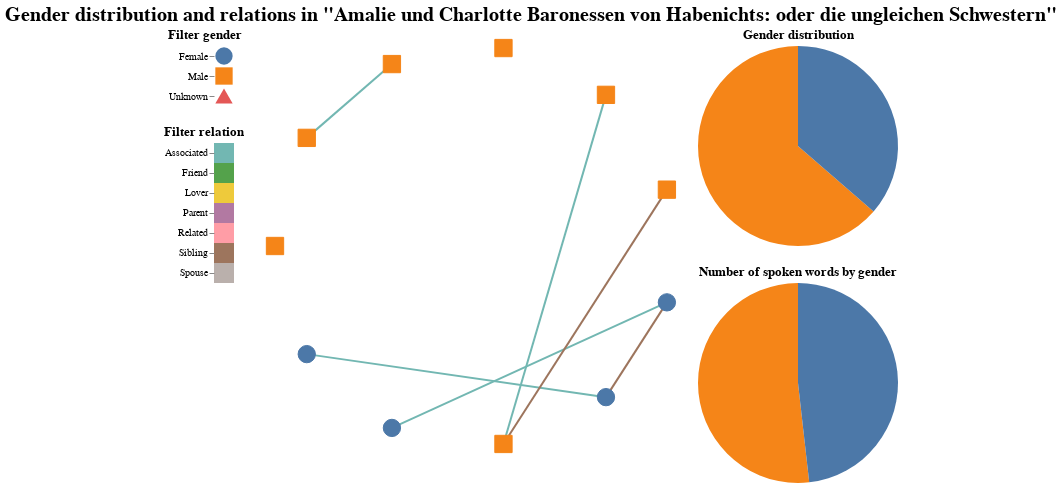

The cell this chart's notebook holds for it:
### Code cell
############################## Final Chart ##############################

final_chart = (network_chart_with_filters | stacked_pie_charts)

final_chart.configure_view(
    strokeWidth=0 # remove border
).configure_axis(
    domainOpacity=0 # remove axis
).properties(
    title=alt.TitleParams(
        'Gender distribution and relations in "{}"'.format(play.title),
        anchor='middle',
        fontSize=20
    )
)

### Figure 1 — Vega-Lite specification as saved in the notebook (floating-point values rounded to 4 significant figures)
{"config": {"view": {"continuousWidth": 300, "continuousHeight": 300, "strokeWidth": 0}, "axis": {"domainOpacity": 0}}, "hconcat": [{"vconcat": [{"data": {"name": "data-7c8e0f9daec3fc6bdec4ed6898749a9d"}, "mark": {"type": "point", "cursor": "pointer", "filled": true, "opacity": 1, "size": 300}, "encoding": {"color": {"condition": {"param": "param_2", "field": "Gender", "legend": null, "type": "nominal"}, "value": "lightgray"}, "shape": {"field": "Gender", "legend": null, "type": "nominal"}, "y": {"field": "Gender_Display", "title": "", "type": "nominal"}}, "name": "view_2", "title": {"text": "Filter gender", "anchor": "start"}}, {"data": {"name": "data-21739cf7add01423a73f5d6a736e98bf"}, "mark": {"type": "rect", "cursor": "pointer"}, "encoding": {"color": {"condition": {"param": "param_1", "field": "Relation", "legend": null, "type": "nominal"}, "value": "lightgray"}, "y": {"field": "Relation_Display", "title": "", "type": "nominal"}}, "name": "view_3", "title": {"text": "Filter relation", "anchor": "start"}}]}, {"layer": [{"data": {"name": "data-5d9a555d09739308d85ff58bdeaf3d58"}, "mark": {"type": "line", "opacity": 1, "strokeWidth": 2}, "encoding": {"color": {"condition": {"param": "param_1", "field": "Relation", "legend": null, "type": "nominal"}, "value": "lightgray"}, "detail": {"field": "edge", "type": "quantitative"}, "x": {"axis": {"grid": false, "labels": false, "ticks": false, "title": ""}, "field": "x", "type": "quantitative"}, "y": {"axis": {"grid": false, "labels": false, "ticks": false, "title": ""}, "field": "y", "type": "quantitative"}}, "transform": [{"filter": {"param": "param_1"}}]}, {"data": {"name": "data-3d9ec5c3e0c6dbe378babf5c362bce86"}, "mark": {"type": "point", "fill": "lightgray", "opacity": 1, "size": 300, "strokeWidth": 1.0}, "encoding": {"color": {"condition": {"param": "param_2", "field": "Gender", "legend": null, "type": "nominal"}, "value": "lightgray"}, "fill": {"condition": {"param": "param_2", "field": "Gender", "legend": null, "type": "nominal"}, "value": "lightgray"}, "shape": {"field": "Gender", "legend": null, "type": "nominal"}, "tooltip": [{"field": "label", "type": "nominal"}, {"field": "Gender", "type": "nominal"}], "x": {"axis": {"grid": false, "labels": false, "ticks": false}, "field": "x", "type": "quantitative"}, "y": {"axis": {"grid": false, "labels": false, "ticks": false}, "field": "y", "type": "quantitative"}}, "name": "view_1"}], "height": 400, "width": 400}, {"vconcat": [{"mark": {"type": "arc"}, "encoding": {"color": {"field": "Gender", "legend": null, "type": "nominal"}, "theta": {"field": "Characters", "type": "quantitative"}, "tooltip": [{"field": "Gender", "type": "nominal"}, {"field": "Characters", "type": "quantitative"}]}, "height": 200, "title": "Gender distribution", "width": 200}, {"mark": {"type": "arc"}, "encoding": {"color": {"field": "Gender", "legend": null, "type": "nominal"}, "theta": {"field": "Spoken words", "type": "quantitative"}, "tooltip": [{"field": "Gender", "type": "nominal"}, {"field": "Spoken words", "type": "quantitative"}]}, "height": 200, "title": "Number of spoken words by gender", "width": 200}], "data": {"name": "data-7c8e0f9daec3fc6bdec4ed6898749a9d"}}], "params": [{"name": "param_2", "select": {"type": "point", "fields": ["Gender"], "toggle": "true"}, "views": ["view_2", "view_1"]}, {"name": "param_1", "select": {"type": "point", "fields": ["Relation"], "toggle": "true"}, "views": ["view_3"]}], "title": {"text": "Gender distribution and relations in \"Amalie und Charlotte Baronessen von Habenichts: oder die ungleichen Schwestern\"", "anchor": "middle", "fontSize": 20}, "$schema": "https://vega.github.io/schema/vega-lite/v5.16.3.json", "datasets": {"data-7c8e0f9daec3fc6bdec4ed6898749a9d": [{"Gender": "MALE", "Gender_Display": "Male", "Characters": 7, "Spoken words": 3961}, {"Gender": "FEMALE", "Gender_Display": "Female", "Characters": 4, "Spoken words": 3687}, {"Gender": "UNKNOWN", "Gender_Display": "Unknown", "Characters": 0, "Spoken words": 0}], "data-21739cf7add01423a73f5d6a736e98bf": [{"Relation": "parent_of", "Relation_Display": "Parent"}, {"Relation": "lover_of", "Relation_Display": "Lover"}, {"Relation": "related_with", "Relation_Display": "Related"}, {"Relation": "associated_with", "Relation_Display": "Associated"}, {"Relation": "siblings", "Relation_Display": "Sibling"}, {"Relation": "spouses", "Relation_Display": "Spouse"}, {"Relation": "friends", "Relation_Display": "Friend"}], "data-5d9a555d09739308d85ff58bdeaf3d58": [{"id": "3", "pair": ["dorimene", "amalie"], "target": "amalie", "edge": 0, "source": "dorimene", "x": -0.8413, "Relation": "associated_with", "y": -0.5406}, {"id": "3", "pair": ["dorimene", "amalie"], "target": "amalie", "edge": 0, "source": "dorimene", "x": 0.6549, "Relation": "associated_with", "y": -0.7557}, {"id": "4", "pair": ["philippine", "charlotte"], "target": "charlotte", "edge": 1, "source": "philippine", "x": -0.4154, "Relation": "associated_with", "y": -0.9096}, {"id": "4", "pair": ["philippine", "charlotte"], "target": "charlotte", "edge": 1, "source": "philippine", "x": 0.9595, "Relation": "associated_with", "y": -0.2817}, {"id": "2", "pair": ["von_weinreich", "wartimer"], "target": "wartimer", "edge": 2, "source": "von_weinreich", "x": 0.1423, "Relation": "siblings", "y": -0.9898}, {"id": "2", "pair": ["von_weinreich", "wartimer"], "target": "wartimer", "edge": 2, "source": "von_weinreich", "x": 0.9595, "Relation": "siblings", "y": 0.2817}, {"id": "6", "pair": ["von_weinreich", "christoph"], "target": "christoph", "edge": 3, "source": "von_weinreich", "x": 0.1423, "Relation": "associated_with", "y": -0.9898}, {"id": "6", "pair": ["von_weinreich", "christoph"], "target": "christoph", "edge": 3, "source": "von_weinreich", "x": 0.6549, "Relation": "associated_with", "y": 0.7557}, {"id": "1", "pair": ["amalie", "charlotte"], "target": "charlotte", "edge": 4, "source": "amalie", "x": 0.6549, "Relation": "siblings", "y": -0.7557}, {"id": "1", "pair": ["amalie", "charlotte"], "target": "charlotte", "edge": 4, "source": "amalie", "x": 0.9595, "Relation": "siblings", "y": -0.2817}, {"id": "5", "pair": ["von_wertheim", "gottlieb"], "target": "gottlieb", "edge": 5, "source": "von_wertheim", "x": -0.4154, "Relation": "associated_with", "y": 0.9096}, {"id": "5", "pair": ["von_wertheim", "gottlieb"], "target": "gottlieb", "edge": 5, "source": "von_wertheim", "x": -0.8413, "Relation": "associated_with", "y": 0.5406}], "data-3d9ec5c3e0c6dbe378babf5c362bce86": [{"Gender": "MALE", "Person group": false, "x": -1.0, "label": "Herr Stock", "y": -8.742e-08}, {"Gender": "FEMALE", "Person group": false, "x": -0.8413, "label": "Dorimene", "y": -0.5406}, {"Gender": "FEMALE", "Person group": false, "x": -0.4154, "label": "Philippine", "y": -0.9096}, {"Gender": "MALE", "Person group": false, "x": 0.1423, "label": "Herr von Weinreich", "y": -0.9898}, {"Gender": "FEMALE", "Person group": false, "x": 0.6549, "label": "Amalie", "y": -0.7557}, {"Gender": "FEMALE", "Person group": false, "x": 0.9595, "label": "Charlotte", "y": -0.2817}, {"Gender": "MALE", "Person group": false, "x": 0.9595, "label": "Wartimer", "y": 0.2817}, {"Gender": "MALE", "Person group": false, "x": 0.6549, "label": "Christoph", "y": 0.7557}, {"Gender": "MALE", "Person group": false, "x": 0.1423, "label": "Herr Nulle", "y": 0.9898}, {"Gender": "MALE", "Person group": false, "x": -0.4154, "label": "Herr von Wertheim", "y": 0.9096}, {"Gender": "MALE", "Person group": false, "x": -0.8413, "label": "Gottlieb", "y": 0.5406}]}}
